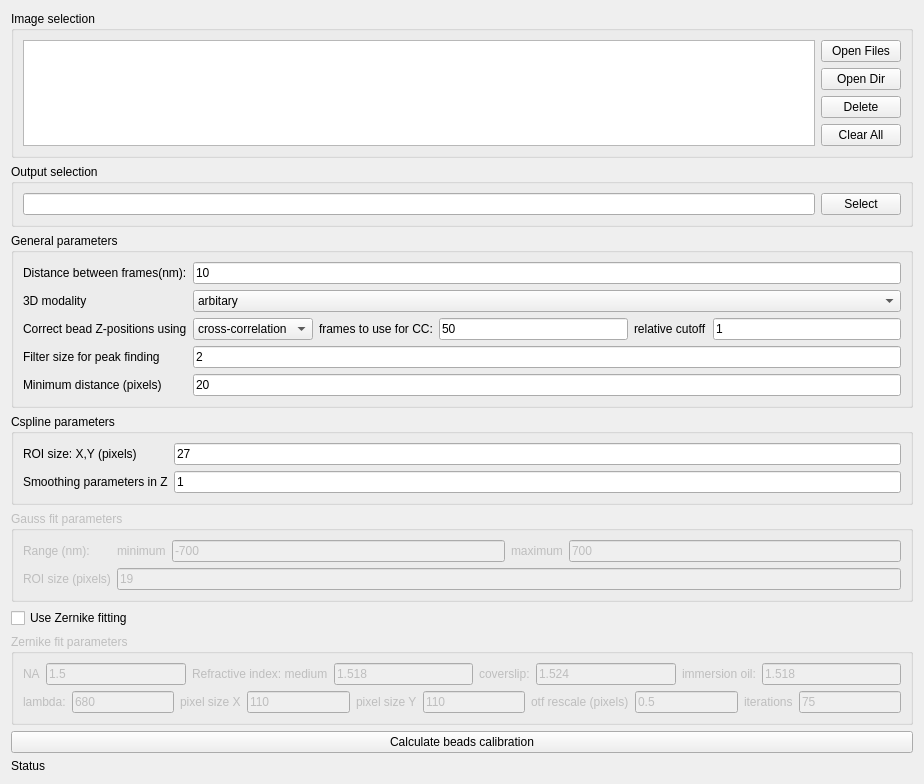
<?xml version="1.0" encoding="UTF-8"?>
<ui version="4.0">
 <class>CalibrationForm</class>
 <widget class="QWidget" name="CalibrationForm">
  <property name="geometry">
   <rect>
    <x>0</x>
    <y>0</y>
    <width>924</width>
    <height>709</height>
   </rect>
  </property>
  <property name="windowTitle">
   <string>Form</string>
  </property>
  <layout class="QVBoxLayout" name="verticalLayout_2">
   <item>
    <widget class="QGroupBox" name="groupBox">
     <property name="title">
      <string>Image selection</string>
     </property>
     <layout class="QHBoxLayout" name="horizontalLayout">
      <item>
       <widget class="QListWidget" name="image_lw"/>
      </item>
      <item>
       <layout class="QVBoxLayout" name="verticalLayout">
        <item>
         <widget class="QPushButton" name="open_files_btn">
          <property name="text">
           <string>Open Files</string>
          </property>
         </widget>
        </item>
        <item>
         <widget class="QPushButton" name="open_dir_btn">
          <property name="text">
           <string>Open Dir</string>
          </property>
         </widget>
        </item>
        <item>
         <spacer name="verticalSpacer">
          <property name="orientation">
           <enum>Qt::Vertical</enum>
          </property>
          <property name="sizeHint" stdset="0">
           <size>
            <width>20</width>
            <height>40</height>
           </size>
          </property>
         </spacer>
        </item>
        <item>
         <widget class="QPushButton" name="delete_btn">
          <property name="text">
           <string>Delete</string>
          </property>
         </widget>
        </item>
        <item>
         <widget class="QPushButton" name="clear_btn">
          <property name="text">
           <string>Clear All</string>
          </property>
         </widget>
        </item>
       </layout>
      </item>
     </layout>
    </widget>
   </item>
   <item>
    <widget class="QGroupBox" name="groupBox_2">
     <property name="title">
      <string>Output selection</string>
     </property>
     <layout class="QHBoxLayout" name="horizontalLayout_2">
      <item>
       <widget class="QLineEdit" name="output_file_le">
        <property name="text">
         <string/>
        </property>
       </widget>
      </item>
      <item>
       <widget class="QPushButton" name="select_btn">
        <property name="text">
         <string>Select</string>
        </property>
       </widget>
      </item>
     </layout>
    </widget>
   </item>
   <item>
    <widget class="QGroupBox" name="general_param_group_box">
     <property name="title">
      <string>General parameters</string>
     </property>
     <layout class="QGridLayout" name="gridLayout">
      <item row="1" column="1">
       <widget class="QComboBox" name="modality_cbb">
        <property name="currentIndex">
         <number>1</number>
        </property>
        <item>
         <property name="text">
          <string>astigmatism</string>
         </property>
        </item>
        <item>
         <property name="text">
          <string>arbitary</string>
         </property>
        </item>
        <item>
         <property name="text">
          <string>2D PSF</string>
         </property>
        </item>
       </widget>
      </item>
      <item row="1" column="0">
       <widget class="QLabel" name="label_2">
        <property name="text">
         <string>3D modality</string>
        </property>
       </widget>
      </item>
      <item row="2" column="0">
       <widget class="QLabel" name="label_3">
        <property name="text">
         <string>Correct bead Z-positions using</string>
        </property>
       </widget>
      </item>
      <item row="3" column="1">
       <widget class="QLineEdit" name="filter_size_le">
        <property name="text">
         <string>2</string>
        </property>
       </widget>
      </item>
      <item row="3" column="0">
       <widget class="QLabel" name="label_4">
        <property name="text">
         <string>Filter size for peak finding</string>
        </property>
       </widget>
      </item>
      <item row="0" column="0">
       <widget class="QLabel" name="label">
        <property name="text">
         <string>Distance between frames(nm):</string>
        </property>
       </widget>
      </item>
      <item row="4" column="0">
       <widget class="QLabel" name="label_5">
        <property name="text">
         <string>Minimum distance (pixels)</string>
        </property>
       </widget>
      </item>
      <item row="4" column="1">
       <widget class="QLineEdit" name="min_distance_le">
        <property name="text">
         <string>20</string>
        </property>
       </widget>
      </item>
      <item row="0" column="1">
       <widget class="QLineEdit" name="distance_btw_frames_le">
        <property name="text">
         <string>10</string>
        </property>
       </widget>
      </item>
      <item row="2" column="1">
       <layout class="QHBoxLayout" name="horizontalLayout_3">
        <item>
         <widget class="QComboBox" name="correct_bead_z_cbb">
          <property name="currentIndex">
           <number>1</number>
          </property>
          <item>
           <property name="text">
            <string>none</string>
           </property>
          </item>
          <item>
           <property name="text">
            <string>cross-correlation</string>
           </property>
          </item>
          <item>
           <property name="text">
            <string>shape (astig)</string>
           </property>
          </item>
         </widget>
        </item>
        <item>
         <widget class="QLabel" name="frames_lbl">
          <property name="text">
           <string>frames to use for CC:</string>
          </property>
         </widget>
        </item>
        <item>
         <widget class="QLineEdit" name="frames_le">
          <property name="text">
           <string>50</string>
          </property>
         </widget>
        </item>
        <item>
         <widget class="QLabel" name="frames_lbl_2">
          <property name="text">
           <string>relative cutoff</string>
          </property>
         </widget>
        </item>
        <item>
         <widget class="QLineEdit" name="relative_cutoff_le">
          <property name="text">
           <string>1</string>
          </property>
         </widget>
        </item>
       </layout>
      </item>
     </layout>
    </widget>
   </item>
   <item>
    <widget class="QGroupBox" name="groupBox_4">
     <property name="title">
      <string>Cspline parameters</string>
     </property>
     <layout class="QGridLayout" name="gridLayout_2">
      <item row="0" column="0">
       <widget class="QLabel" name="label_7">
        <property name="text">
         <string>ROI size: X,Y (pixels)</string>
        </property>
       </widget>
      </item>
      <item row="0" column="1">
       <widget class="QLineEdit" name="roi_size_xy_le">
        <property name="text">
         <string>27</string>
        </property>
       </widget>
      </item>
      <item row="1" column="0">
       <widget class="QLabel" name="label_8">
        <property name="text">
         <string>Smoothing parameters in Z</string>
        </property>
       </widget>
      </item>
      <item row="1" column="1">
       <widget class="QLineEdit" name="smoothing_param_le">
        <property name="text">
         <string>1</string>
        </property>
       </widget>
      </item>
     </layout>
    </widget>
   </item>
   <item>
    <widget class="QGroupBox" name="gauss_fit_param_gb">
     <property name="enabled">
      <bool>false</bool>
     </property>
     <property name="title">
      <string>Gauss fit parameters</string>
     </property>
     <layout class="QGridLayout" name="gridLayout_3">
      <item row="1" column="0">
       <widget class="QLabel" name="label_10">
        <property name="text">
         <string>ROI size (pixels)</string>
        </property>
       </widget>
      </item>
      <item row="0" column="0">
       <widget class="QLabel" name="label_9">
        <property name="text">
         <string>Range (nm):</string>
        </property>
       </widget>
      </item>
      <item row="1" column="1">
       <widget class="QLineEdit" name="gauss_fit_roi_size_le">
        <property name="text">
         <string>19</string>
        </property>
       </widget>
      </item>
      <item row="0" column="1">
       <layout class="QHBoxLayout" name="horizontalLayout_4">
        <item>
         <widget class="QLabel" name="label_11">
          <property name="text">
           <string>minimum</string>
          </property>
         </widget>
        </item>
        <item>
         <widget class="QLineEdit" name="gauss_fit_range_min_le">
          <property name="text">
           <string>-700</string>
          </property>
         </widget>
        </item>
        <item>
         <widget class="QLabel" name="label_12">
          <property name="text">
           <string>maximum</string>
          </property>
         </widget>
        </item>
        <item>
         <widget class="QLineEdit" name="gauss_fit_range_max_le">
          <property name="text">
           <string>700</string>
          </property>
         </widget>
        </item>
       </layout>
      </item>
     </layout>
    </widget>
   </item>
   <item>
    <widget class="QCheckBox" name="use_zernike_fit_cb">
     <property name="acceptDrops">
      <bool>false</bool>
     </property>
     <property name="autoFillBackground">
      <bool>true</bool>
     </property>
     <property name="text">
      <string>Use Zernike fitting</string>
     </property>
     <property name="tristate">
      <bool>false</bool>
     </property>
    </widget>
   </item>
   <item>
    <widget class="QGroupBox" name="zernike_fit_gb">
     <property name="enabled">
      <bool>false</bool>
     </property>
     <property name="title">
      <string>Zernike fit parameters</string>
     </property>
     <layout class="QGridLayout" name="gridLayout_4">
      <item row="2" column="0">
       <layout class="QHBoxLayout" name="horizontalLayout_6">
        <item>
         <widget class="QLabel" name="lambda_l">
          <property name="text">
           <string>lambda:</string>
          </property>
         </widget>
        </item>
        <item>
         <widget class="QLineEdit" name="lambda_le">
          <property name="text">
           <string>680</string>
          </property>
         </widget>
        </item>
        <item>
         <widget class="QLabel" name="pixelsizex_l">
          <property name="text">
           <string>pixel size X</string>
          </property>
         </widget>
        </item>
        <item>
         <widget class="QLineEdit" name="pixelsizex_le">
          <property name="text">
           <string>110</string>
          </property>
         </widget>
        </item>
        <item>
         <widget class="QLabel" name="pixelsizey_l">
          <property name="text">
           <string>pixel size Y</string>
          </property>
         </widget>
        </item>
        <item>
         <widget class="QLineEdit" name="pixelsizey_le">
          <property name="text">
           <string>110</string>
          </property>
         </widget>
        </item>
        <item>
         <widget class="QLabel" name="otfrescale_l">
          <property name="text">
           <string>otf rescale (pixels)</string>
          </property>
         </widget>
        </item>
        <item>
         <widget class="QLineEdit" name="otfrescale_le">
          <property name="text">
           <string>0.5</string>
          </property>
         </widget>
        </item>
        <item>
         <widget class="QLabel" name="iterations_l">
          <property name="text">
           <string>iterations</string>
          </property>
         </widget>
        </item>
        <item>
         <widget class="QLineEdit" name="iterations_le">
          <property name="text">
           <string>75</string>
          </property>
         </widget>
        </item>
       </layout>
      </item>
      <item row="1" column="0">
       <layout class="QHBoxLayout" name="horizontalLayout_5">
        <item>
         <widget class="QLabel" name="na_l">
          <property name="text">
           <string>NA</string>
          </property>
         </widget>
        </item>
        <item>
         <widget class="QLineEdit" name="na_le">
          <property name="text">
           <string>1.5</string>
          </property>
         </widget>
        </item>
        <item>
         <widget class="QLabel" name="refmed_l">
          <property name="text">
           <string>Refractive index: medium</string>
          </property>
         </widget>
        </item>
        <item>
         <widget class="QLineEdit" name="refmed_le">
          <property name="text">
           <string>1.518</string>
          </property>
         </widget>
        </item>
        <item>
         <widget class="QLabel" name="refcov_l">
          <property name="text">
           <string>coverslip:</string>
          </property>
         </widget>
        </item>
        <item>
         <widget class="QLineEdit" name="refcov_le">
          <property name="text">
           <string>1.524</string>
          </property>
         </widget>
        </item>
        <item>
         <widget class="QLabel" name="refimm_l">
          <property name="text">
           <string>immersion oil:</string>
          </property>
         </widget>
        </item>
        <item>
         <widget class="QLineEdit" name="refimm_le">
          <property name="text">
           <string>1.518</string>
          </property>
         </widget>
        </item>
       </layout>
      </item>
     </layout>
    </widget>
   </item>
   <item>
    <widget class="QPushButton" name="calibrate_btn">
     <property name="text">
      <string>Calculate beads calibration</string>
     </property>
    </widget>
   </item>
   <item>
    <widget class="QLabel" name="status_lbl">
     <property name="autoFillBackground">
      <bool>false</bool>
     </property>
     <property name="text">
      <string>Status</string>
     </property>
    </widget>
   </item>
  </layout>
 </widget>
 <resources/>
 <connections/>
</ui>
